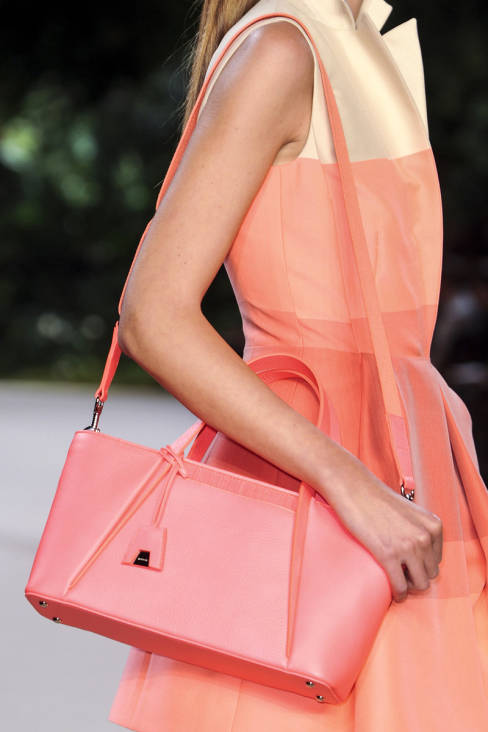
#> input picture hearst/out.jpg, 488 x 732 px
$ python -i color.py   (imports and definitions only)   (Python 2 division)
#> lines starting #> are read from the running program, lines starting #| are printed output that depends on the picture
# -*- compile-command: "python color.py" -*-

import Image
import os

def find_color(region):
    region = region.point(lambda i: i / 4)
    w = region.getcolors(region.size[0] * region.size[1]);
    color = max(w)[1]
    color = (color[0]*4,color[1]*4,color[2]*4) #region.getpixel(box)
    print color
    return color

def get_box (center, width, height):
    x = center[0]
    y = center[1]
    x = x - width / 2
    y = y - height / 2
    return (x, y, x+width, y+height)

def save_color (color, name):
    im = Image.new("RGB", (100,100), color)
    im.save(name)

def get_colors (im):
    width = im.size[0]/5;
    height = width * 3;
    color = [0,0,0]

    point = (im.size[0]/2, im.size[1]/2) # center
    box = get_box(point, width, height)  # width x height
    region = im.crop(box)
    #region.save("square0.jpg")
    color[0] = find_color(region)
    #save_color(color[0], "color0.jpg")

    point = (im.size[0]/2, im.size[1]/2 - width * 3 / 2) # top
    box = get_box(point, width, width)  # width x width
    region = im.crop(box)
    #region.save("square1.jpg")
    color[1] = find_color(region)
    #save_color(color[1], "color1.jpg")

    point = (im.size[0]/2, im.size[1]/2 + width / 2) # bottom
    box = get_box(point, width, width)  # width x width
    region = im.crop(box)
    #region.save("square2.jpg")
    color[2] = find_color(region)
    #save_color(color[2], "color2.jpg")
    return color


import simplejson as json


# [27 lines not run here, left out]
                            #print color


#"items": x
#  "origin_site_url" : "http://www.elle.com",
#  "pages" :
#     "imagelist" : [
#    {

#import fileinput
#for line in fileinput.input():
#    os.system("wget -O out.jpg " + line);
#    im = Image.open("out.jpg")
#    color = get_colors(im)
#    print color
#    os.system("viewnior out.jpg");
#    os.system("viewnior square0.jpg");
#    os.system("viewnior color0.jpg");
#    os.system("viewnior square1.jpg");
#    os.system("viewnior color1.jpg");
#    os.system("viewnior square2.jpg");
#    os.system("viewnior color2.jpg");


#os.system("viewnior sample.jpg");
#im = Image.open("sample.jpg")


#$month = sprintf("%02d", $m);
#$file = "runway$y$month.json";


#f = open("runway.json","r")

#runway = json.load(f)
#for x in runway["items"]:
#    site = x["origin_site_url"]
#    creation = x["creation_date"]
#    print creation
#    for page in x["pages"]:
#        if "imagelist" in page:
#            for image in page["imagelist"]:
#                pass #print site + image["large_url"]

>>> import cv2
>>> picture = cv2.imread('out.jpg', cv2.IMREAD_GRAYSCALE)
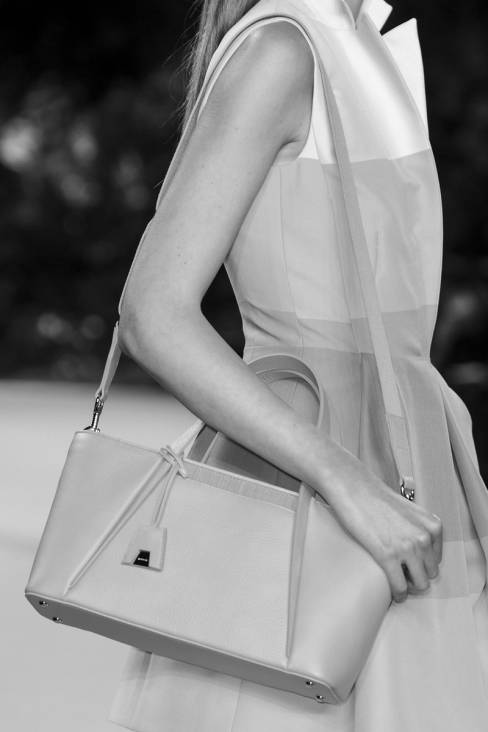
#> picture: shape (732, 488); min 0, max 255, mean 139.4
#> (the run stopped early here; a loop or call above may not have finished)
